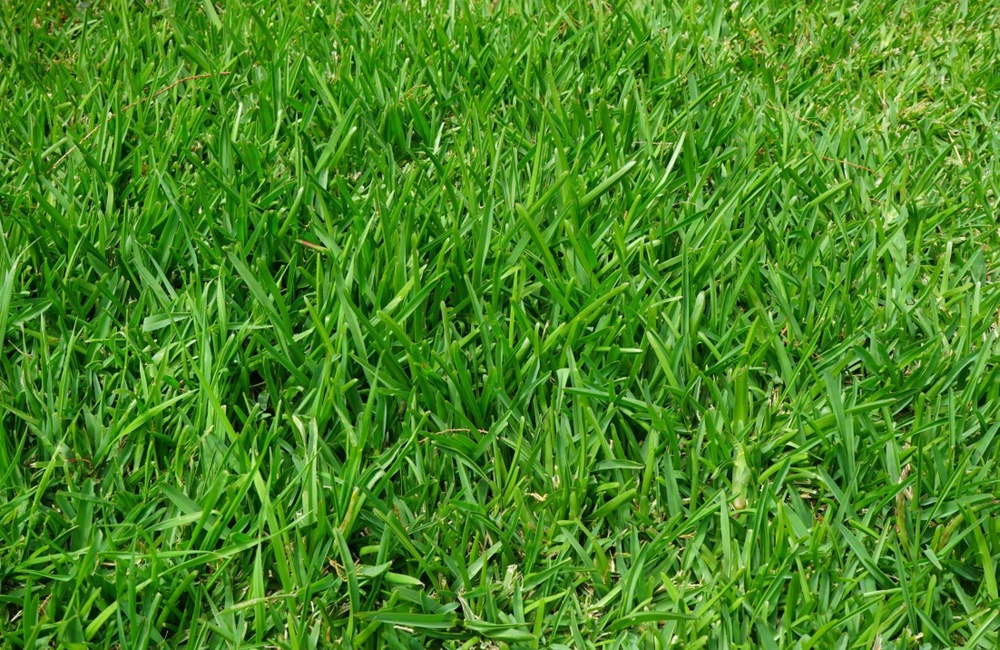
#> input picture imagenes-originales/grama-1.jpg, 1000 x 650 px, shrunk from 3334 x 2167 before the run
$ jupyter execute --allow-errors '01 Analisis del cesped.ipynb'   (older library calls are emulated)
#> lines starting #> are read from the running program, lines starting #| are printed output that depends on the picture
[cell 1]
import cv2
import matplotlib.pyplot as plt
import numpy as np

plt.rcParams["figure.figsize"] = (16, 12)

# Análisis del cesped

Para poder contar la cantidad de cesped que existe en un gardin, de primero es necesario análisar la grama utilizando el filtro laplaciano, este es un kernel de detección de bordes que utiliza el metodo de cruce por cero (la segunda derivada). El kernel laplariano es el siguiente:

[cell 2]
lapraciano=np.array([[-1, -1, -1],[-1, 8, -1],[-1, -1, -1]])
lapraciano

# Kernel lapraciano

Función para evaluar resultados del kernel laplaciano

[cell 3]
def convolutional_filter(imagen, nombre_imagen_a_generar):
    #Carga la imagen
#> called with imagen = 'imagenes-originales/grama-1.jpg', nombre_imagen_a_generar = '01-imagenes/grama-1.jpg'
    img = cv2.imread(imagen)
#> img is the input picture: shape (650, 1000, 3); mean B, G, R 33.8, 135.4, 73

    #Eliminar el ruido
    img = cv2.GaussianBlur(img, (3, 3), 0)

    #Convierte a escala de grises
    gray = cv2.cvtColor(img, cv2.COLOR_BGR2GRAY)
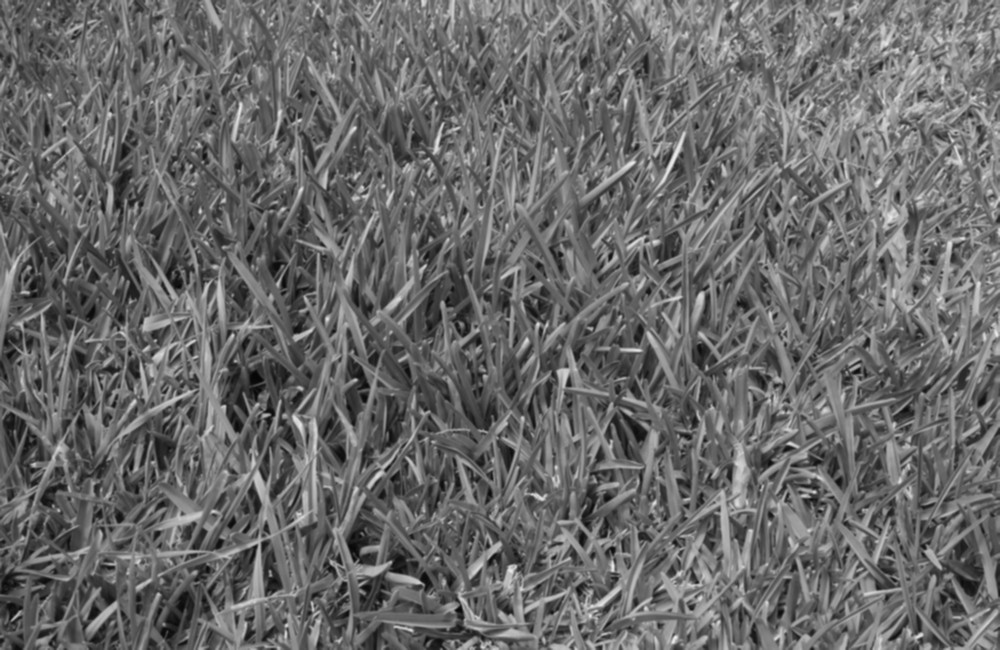
#> gray: shape (650, 1000); min 6, max 239, mean 105.2

    #Aplica filtro lapraciano
    #img = cv2.Laplacian(gray, cv2.CV_16S, ksize=3)
    img = cv2.filter2D(gray, -1, lapraciano)
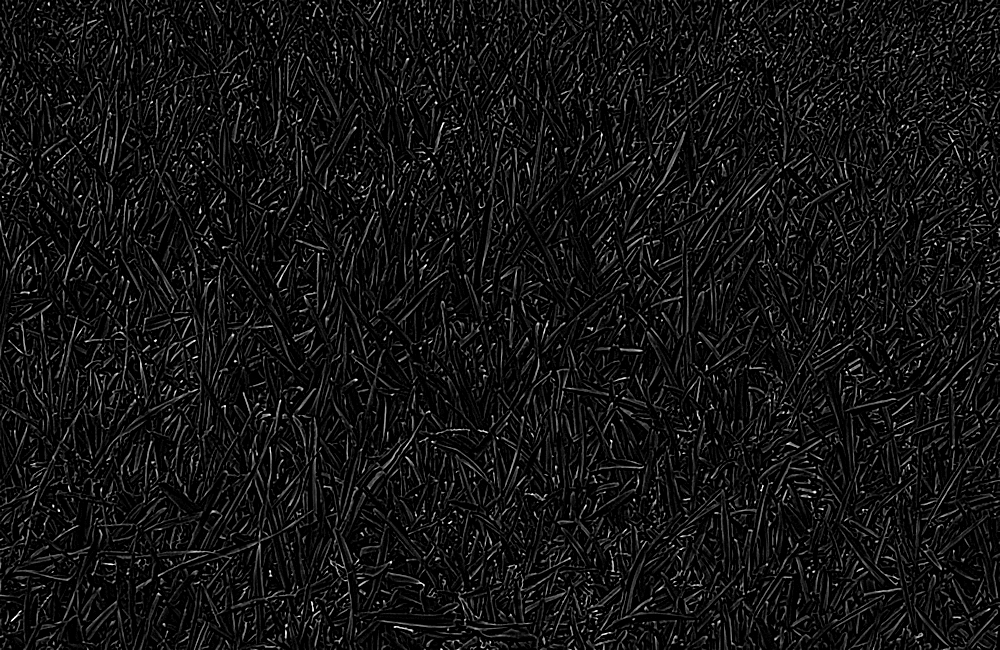
#> img: shape (650, 1000); min 0, max 255, mean 19.3

    cv2.imwrite(nombre_imagen_a_generar, img)
    img_edited = cv2.imread(nombre_imagen_a_generar)
#> img_edited: shape (650, 1000, 3); min 0, max 255, mean 19.7
    img_edited = cv2.cvtColor(img_edited, cv2.COLOR_BGR2RGB)

    return img_edited

# Evaluación

[cell 4]
img_lapraciano_1 = convolutional_filter("imagenes-originales/grama-1.jpg", "01-imagenes/grama-1.jpg")

plt.imshow(img_lapraciano_1)
plt.show()

#> (a cell that did not finish here is left out)


plt.imshow(img_lapraciano_2)
plt.show()

[cell 6]
img_lapraciano_3 = convolutional_filter("imagenes-originales/grama-3.jpg", "01-imagenes/grama-3.jpg")
#> call 3 of convolutional_filter, with imagen = 'imagenes-originales/grama-3.jpg', nombre_imagen_a_generar = '01-imagenes/grama-3.jpg'
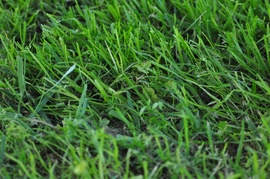
#> input picture imagenes-originales/grama-3.jpg, 270 x 179 px, shrunk from 900 x 597 before the run
#> in convolutional_filter, img is the input picture: shape (179, 270, 3); mean B, G, R 50.3, 108.8, 65.2
#> in convolutional_filter (call 3), `img = cv2.GaussianBlur(img, (3, 3), 0)`:
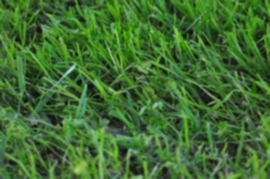
#> img: shape (179, 270, 3); mean B, G, R 50.3, 108.8, 65.2
#> in convolutional_filter (call 3), `gray = cv2.cvtColor(img, cv2.COLOR_BGR2GRAY)`:
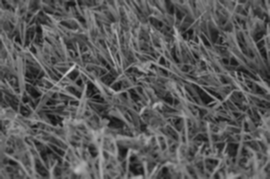
#> gray: shape (179, 270); min 12, max 205, mean 89.1
#> in convolutional_filter (call 3), `img = cv2.filter2D(gray, -1, lapraciano)`:
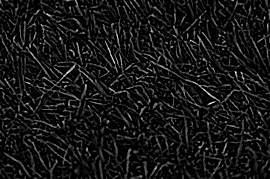
#> img: shape (179, 270); min 0, max 255, mean 21.6

plt.imshow(img_lapraciano_3)
plt.show()

# Conclusión

Depende de la resolución de la imagen y del tipo de grama, es posible identificar que cada hoja tiene un borde, este puede ser en forma de arco, cuadrado (si está podado) o aguja. Con esto se realizará un modelo y se entrenará para que pueda identificar esos segmentos de línea.

<b>Borde semi definido en la imagen 1</b>

[cell 7]
w, h = int(img_lapraciano_1.shape[0]/2), int(img_lapraciano_1.shape[1]/2)
#> w = 325; h = 500
plt.imshow(img_lapraciano_1[w+100:w+300, h+100:h+300, :])
plt.show()
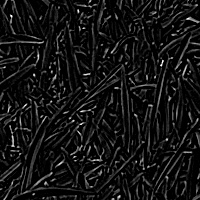
#> shown: shape (200, 200, 3); min 0, max 255, mean 19.8

<b>Borde definido en la imagen 2</b>

#> (a cell that did not finish here is left out)

<b>Líneas en la imagen 3</b>

[cell 9]
w, h = int(img_lapraciano_3.shape[0]/2), int(img_lapraciano_3.shape[1]/2)
#> w = 89; h = 135
plt.imshow(img_lapraciano_3[w-200:w+200, h-200:h+200, :])
plt.show()
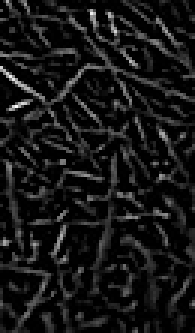
#> shown: shape (111, 65, 3) (shown 3 times larger); min 0, max 254, mean 22.3
